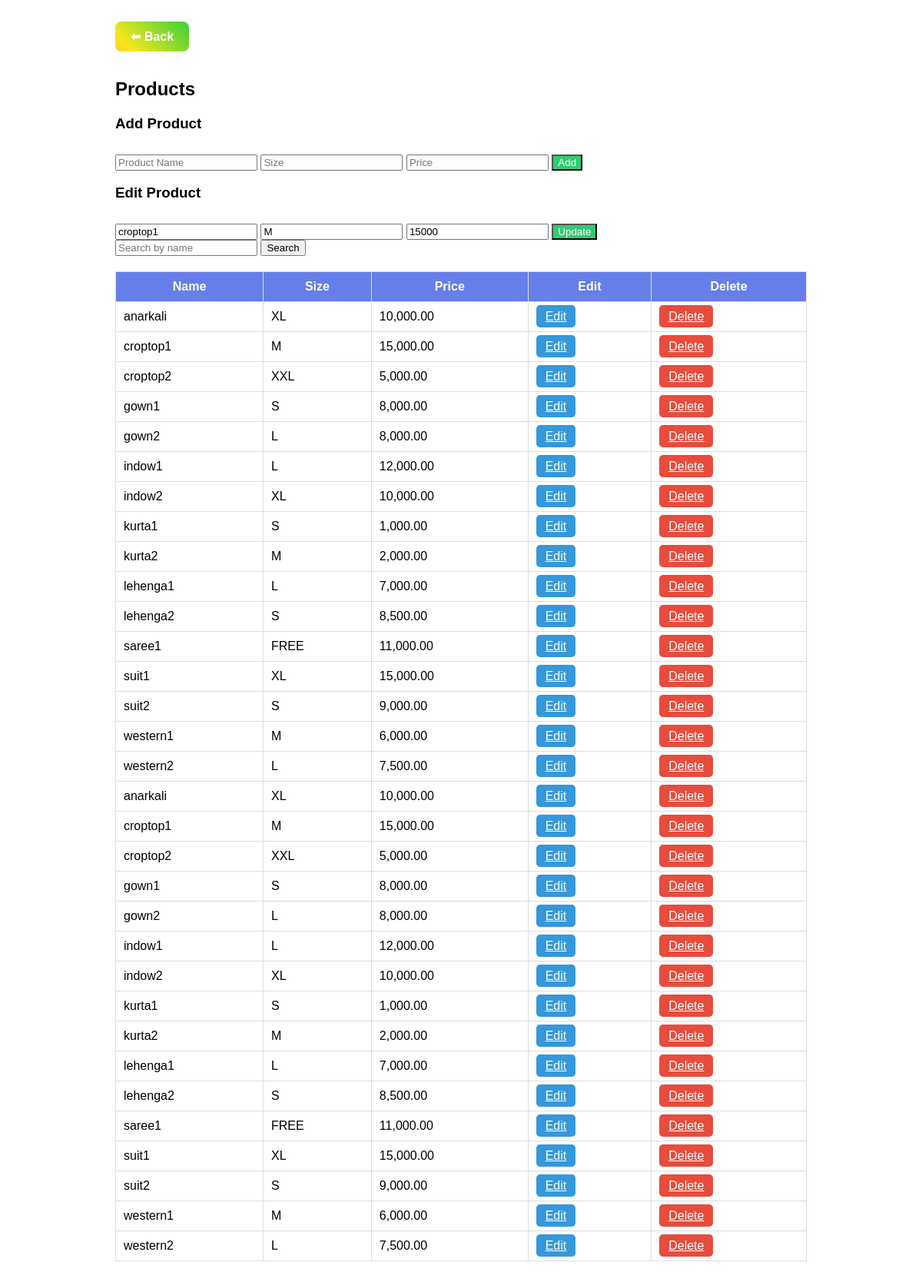
The app's page /viewproduct.php?product_id=12 (signed in) with its own data.
### tables this page shows
CREATE TABLE `add_product` (
  `product_id` int(10) NOT NULL,
  `product_name` varchar(100) NOT NULL,
  `product_price` bigint(100) NOT NULL,
  `product_image1` varchar(100) NOT NULL,
  `size` char(50) NOT NULL,
  `qty` int(10) NOT NULL
);

### viewproduct.php (the view, shortened to what this page needs)
<?php
$servername = "localhost";
$username = "root";
$password = "";
$database = "rentalcloth";
$conn = new mysqli($servername, $username, $password, $database);
$edit_product = null;
if (isset($_GET['product_id'])) {
    $edit_id = intval($_GET['product_id']);
    $sql = "SELECT * FROM add_product WHERE product_id = ?";
    $stmt = $conn->prepare($sql);
    $stmt->bind_param("i", $edit_id);
    $stmt->execute();
    $result = $stmt->get_result();
    $edit_product = $result->fetch_assoc();
}
$search = isset($_GET['search']) ? $conn->real_escape_string($_GET['search']) : '';
$sql = "SELECT * FROM add_product";
$result = $conn->query($sql);
?>
<!DOCTYPE html>
<html lang="en">
<head>
</head>
<body>
<div class="container">
    <a href="user_details.php" class="back-btn">⬅ Back</a>
    <h2>Products</h2>
    <h3>Add Product</h3>
    <form method="POST">
        <input type="text" name="product_name" placeholder="Product Name" required>
        <input type="text" name="size" placeholder="Size" required>
        <input type="number" step="0.01" name="product_price" placeholder="Price" required>
        <button type="submit" class="submit-btn">Add</button>
    </form>
    <?php if ($edit_product): ?>
        <h3>Edit Product</h3>
        <form method="POST">
            <input type="text" name="product_name" value="<?= htmlspecialchars($edit_product['product_name']) ?>" required>
            <input type="text" name="size" value="<?= htmlspecialchars($edit_product['size']) ?>" required>
            <input type="number" step="0.01" name="product_price" value="<?= htmlspecialchars($edit_product['product_price']) ?>" required>
            <button type="submit" class="submit-btn">Update</button>
        </form>
    <?php endif; ?>
    <form method="GET">
        <input type="text" name="search" placeholder="Search by name" value="<?= htmlspecialchars($search) ?>">
        <button type="submit">Search</button>
    </form>
    <table class="product-table">
        <thead>
        <tr>
            <th>Name</th>
            <th>Size</th>
            <th>Price</th>
            <th>Edit</th>
            <th>Delete</th>
        </tr>
        </thead>
        <tbody>
        <?php if ($result && $result->num_rows > 0): ?>
            <?php while ($row = $result->fetch_assoc()): ?>
                <tr>
                    <td><?= htmlspecialchars($row['product_name']) ?></td>
                    <td><?= htmlspecialchars($row['size']) ?></td>
                    <td><?= number_format($row['product_price'], 2) ?></td>
                    <td><a class="btn edit-btn" href="viewproduct.php?product_id=<?= $row['product_id'] ?>">Edit</a></td>
                    <td><a class="btn delete-btn" href="viewproduct.php?delete_id=<?= $row['product_id'] ?>" onclick="return confirm('Delete this product?')">Delete</a></td>
                </tr>
            <?php endwhile; ?>
        <?php else: ?>
            <tr><td colspan="5">No products available.</td></tr>
        <?php endif; ?>
        </tbody>
    </table>
</div>
</body>
</html>

### viewproduct.php (style rules this page uses)
body { font-family: Arial, sans-serif; }
.container { width: 900px; margin: auto; padding: 20px; }
.product-table { width: 100%; border-collapse: collapse; margin-top: 20px; }
.product-table th, .product-table td { border: 1px solid #ddd; padding: 10px; }
.product-table th { background: #667eea; color: #fff; }
.btn { padding: 6px 12px; border: none; border-radius: 5px; cursor: pointer; }
.edit-btn { background: #3498db; color: #fff; }
.delete-btn { background: #e74c3c; color: #fff; }
.submit-btn { background: #2ecc71; color: #fff; margin-top: 10px; }
.back-btn { display: inline-block; margin-bottom: 15px; padding: 10px 20px; background: linear-gradient(45deg, #ff6b6b, #f8e71c, #4cd137, #0097e6, #9b59b6); background-size: 300% 300%; color: #fff; font-size: 16px; font-weight: bold; text-decoration: none; border-radius: 8px; border: none; cursor: pointer; transition: 0.4s; animation: gradientMove 5s ease infinite; }

### records on screen
add_product: product_name "croptop1", size "M", product_price "15000", product_price "15,000.00"
add_product: product_name "anarkali", size "XL", product_price "10,000.00"
add_product: product_name "croptop2", size "XXL", product_price "5,000.00"
add_product: product_name "gown1", size "S", product_price "8,000.00"
add_product: product_name "gown2", size "L", product_price "8,000.00"
add_product: product_name "indow1", size "L", product_price "12,000.00"
add_product: product_name "indow2", size "XL", product_price "10,000.00"
add_product: product_name "kurta1", size "S", product_price "1,000.00"
add_product: product_name "kurta2", size "M", product_price "2,000.00"
add_product: product_name "lehenga1", size "L", product_price "7,000.00"
add_product: product_name "lehenga2", size "S", product_price "8,500.00"
add_product: product_name "saree1", size "FREE", product_price "11,000.00"
add_product: product_name "suit1", size "XL", product_price "15,000.00"
add_product: product_name "suit2", size "S", product_price "9,000.00"
add_product: product_name "western1", size "M", product_price "6,000.00"
add_product: product_name "western2", size "L", product_price "7,500.00"
add_product: product_name "anarkali", size "XL", product_price "10,000.00"
add_product: product_name "croptop1", size "M", product_price "15,000.00"
add_product: product_name "croptop2", size "XXL", product_price "5,000.00"
add_product: product_name "gown1", size "S", product_price "8,000.00"
add_product: product_name "gown2", size "L", product_price "8,000.00"
add_product: product_name "indow1", size "L", product_price "12,000.00"
add_product: product_name "indow2", size "XL", product_price "10,000.00"
add_product: product_name "kurta1", size "S", product_price "1,000.00"
add_product: product_name "kurta2", size "M", product_price "2,000.00"
add_product: product_name "lehenga1", size "L", product_price "7,000.00"
add_product: product_name "lehenga2", size "S", product_price "8,500.00"
add_product: product_name "saree1", size "FREE", product_price "11,000.00"
add_product: product_name "suit1", size "XL", product_price "15,000.00"
add_product: product_name "suit2", size "S", product_price "9,000.00"
add_product: product_name "western1", size "M", product_price "6,000.00"
add_product: product_name "western2", size "L", product_price "7,500.00"
